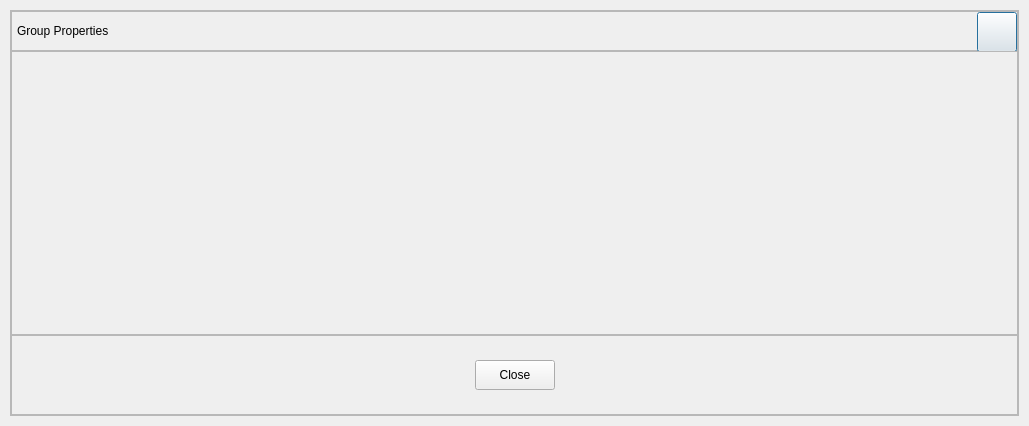
<?xml version="1.0" encoding="UTF-8"?>
<ui version="4.0">
 <class>GroupPropertiesDialog</class>
 <widget class="QDialog" name="GroupPropertiesDialog">
  <property name="geometry">
   <rect>
    <x>0</x>
    <y>0</y>
    <width>1029</width>
    <height>426</height>
   </rect>
  </property>
  <property name="windowTitle">
   <string>Dialog</string>
  </property>
  <layout class="QVBoxLayout" name="verticalLayout">
   <property name="spacing">
    <number>0</number>
   </property>
   <property name="leftMargin">
    <number>10</number>
   </property>
   <property name="topMargin">
    <number>10</number>
   </property>
   <property name="rightMargin">
    <number>10</number>
   </property>
   <property name="bottomMargin">
    <number>10</number>
   </property>
   <item>
    <widget class="QFrame" name="frameDialogContainer">
     <property name="frameShape">
      <enum>QFrame::StyledPanel</enum>
     </property>
     <property name="frameShadow">
      <enum>QFrame::Raised</enum>
     </property>
     <layout class="QVBoxLayout" name="verticalLayout_2">
      <property name="spacing">
       <number>0</number>
      </property>
      <property name="leftMargin">
       <number>0</number>
      </property>
      <property name="topMargin">
       <number>0</number>
      </property>
      <property name="rightMargin">
       <number>0</number>
      </property>
      <property name="bottomMargin">
       <number>0</number>
      </property>
      <item>
       <widget class="QFrame" name="frameDialogHead">
        <property name="minimumSize">
         <size>
          <width>0</width>
          <height>40</height>
         </size>
        </property>
        <property name="maximumSize">
         <size>
          <width>16777215</width>
          <height>40</height>
         </size>
        </property>
        <property name="frameShape">
         <enum>QFrame::StyledPanel</enum>
        </property>
        <property name="frameShadow">
         <enum>QFrame::Raised</enum>
        </property>
        <layout class="QHBoxLayout" name="horizontalLayout">
         <property name="spacing">
          <number>0</number>
         </property>
         <property name="leftMargin">
          <number>5</number>
         </property>
         <property name="topMargin">
          <number>0</number>
         </property>
         <property name="rightMargin">
          <number>0</number>
         </property>
         <property name="bottomMargin">
          <number>0</number>
         </property>
         <item>
          <widget class="QLabel" name="labelDialogText">
           <property name="text">
            <string>Group Properties</string>
           </property>
          </widget>
         </item>
         <item>
          <spacer name="horizontalSpacer">
           <property name="orientation">
            <enum>Qt::Horizontal</enum>
           </property>
           <property name="sizeHint" stdset="0">
            <size>
             <width>82</width>
             <height>20</height>
            </size>
           </property>
          </spacer>
         </item>
         <item>
          <widget class="QPushButton" name="buttonDialogClose">
           <property name="minimumSize">
            <size>
             <width>40</width>
             <height>40</height>
            </size>
           </property>
           <property name="maximumSize">
            <size>
             <width>40</width>
             <height>40</height>
            </size>
           </property>
           <property name="text">
            <string/>
           </property>
          </widget>
         </item>
        </layout>
       </widget>
      </item>
      <item>
       <widget class="QFrame" name="frame_3">
        <property name="sizePolicy">
         <sizepolicy hsizetype="Preferred" vsizetype="Expanding">
          <horstretch>0</horstretch>
          <verstretch>0</verstretch>
         </sizepolicy>
        </property>
        <property name="frameShape">
         <enum>QFrame::StyledPanel</enum>
        </property>
        <property name="frameShadow">
         <enum>QFrame::Raised</enum>
        </property>
        <layout class="QHBoxLayout" name="horizontalLayout_3">
         <property name="topMargin">
          <number>20</number>
         </property>
         <item>
          <widget class="QLabel" name="labelGroupPropertiesImage">
           <property name="sizePolicy">
            <sizepolicy hsizetype="Expanding" vsizetype="Expanding">
             <horstretch>0</horstretch>
             <verstretch>0</verstretch>
            </sizepolicy>
           </property>
           <property name="minimumSize">
            <size>
             <width>0</width>
             <height>0</height>
            </size>
           </property>
           <property name="maximumSize">
            <size>
             <width>16777215</width>
             <height>16777215</height>
            </size>
           </property>
           <property name="text">
            <string/>
           </property>
          </widget>
         </item>
        </layout>
       </widget>
      </item>
      <item>
       <widget class="QFrame" name="frame_2">
        <property name="minimumSize">
         <size>
          <width>0</width>
          <height>80</height>
         </size>
        </property>
        <property name="maximumSize">
         <size>
          <width>16777215</width>
          <height>80</height>
         </size>
        </property>
        <property name="frameShape">
         <enum>QFrame::StyledPanel</enum>
        </property>
        <property name="frameShadow">
         <enum>QFrame::Raised</enum>
        </property>
        <layout class="QHBoxLayout" name="horizontalLayout_2">
         <item>
          <spacer name="horizontalSpacer_2">
           <property name="orientation">
            <enum>Qt::Horizontal</enum>
           </property>
           <property name="sizeHint" stdset="0">
            <size>
             <width>0</width>
             <height>20</height>
            </size>
           </property>
          </spacer>
         </item>
         <item>
          <widget class="QPushButton" name="buttonDialogBottomClose">
           <property name="minimumSize">
            <size>
             <width>80</width>
             <height>30</height>
            </size>
           </property>
           <property name="maximumSize">
            <size>
             <width>16777215</width>
             <height>30</height>
            </size>
           </property>
           <property name="text">
            <string>Close</string>
           </property>
          </widget>
         </item>
         <item>
          <spacer name="horizontalSpacer_3">
           <property name="orientation">
            <enum>Qt::Horizontal</enum>
           </property>
           <property name="sizeHint" stdset="0">
            <size>
             <width>1</width>
             <height>20</height>
            </size>
           </property>
          </spacer>
         </item>
        </layout>
       </widget>
      </item>
     </layout>
    </widget>
   </item>
  </layout>
 </widget>
 <resources/>
 <connections/>
</ui>
